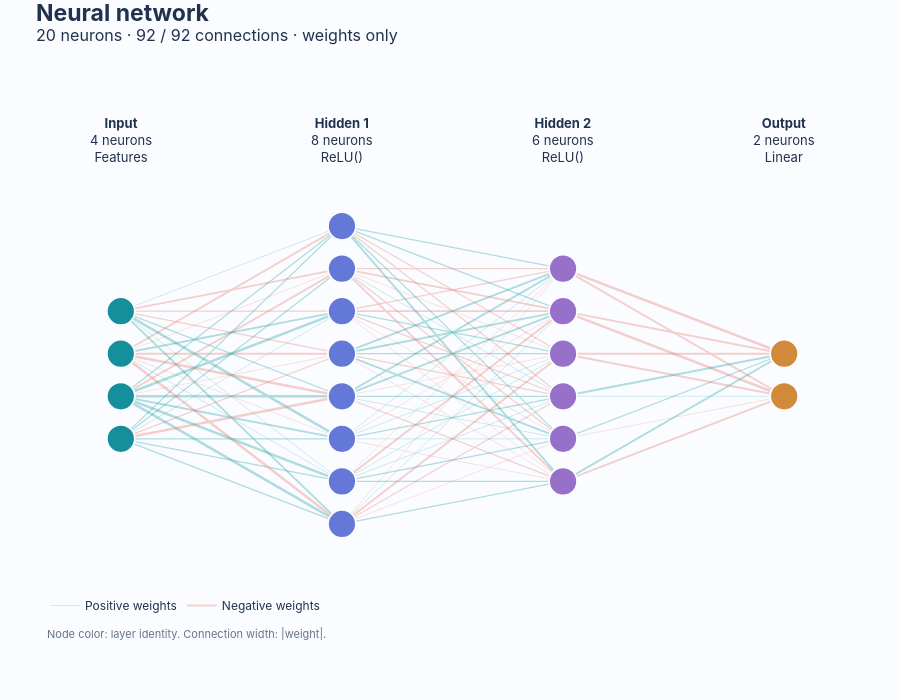

The notebook cell saved with this chart:
### Markdown cell above
## 1. Recognize the network
Four input neurons, eight and six hidden neurons, two output neurons. ReLU belongs to its
transformation, so there are **20 nodes and 92 weighted connections**, not six neuron layers.
Colors identify layers when no input is supplied. Hover on a connection to read its real weight.

### Code cell
small = sd.see(model)
assert len(small.data["neuron_graph"]["nodes"]) == 20
assert len(small.data["neuron_graph"]["edges"]) == 92
small.save(out / "small-light.html")
small.save(out / "small-light.svg")
small
